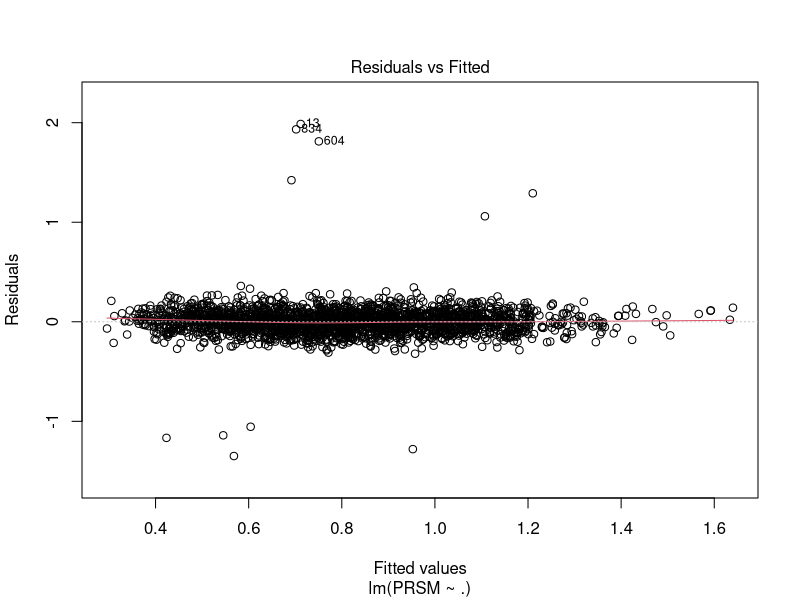
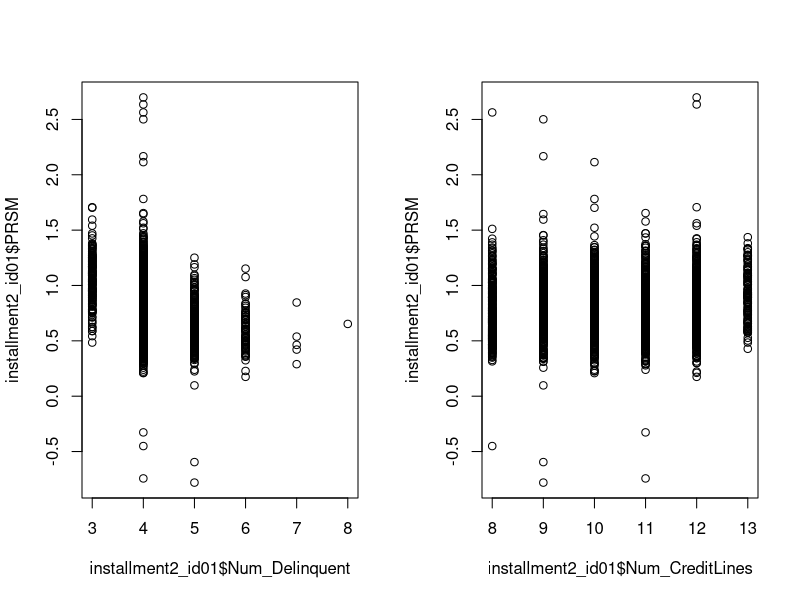
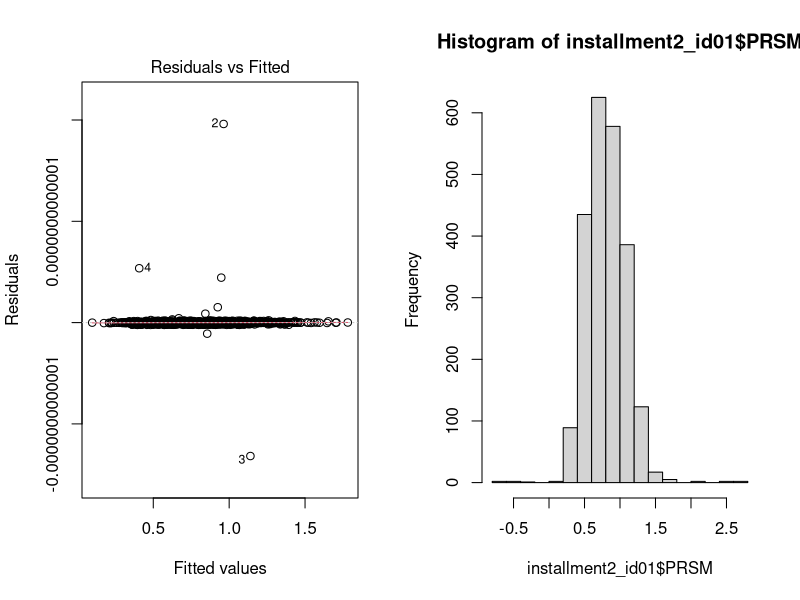
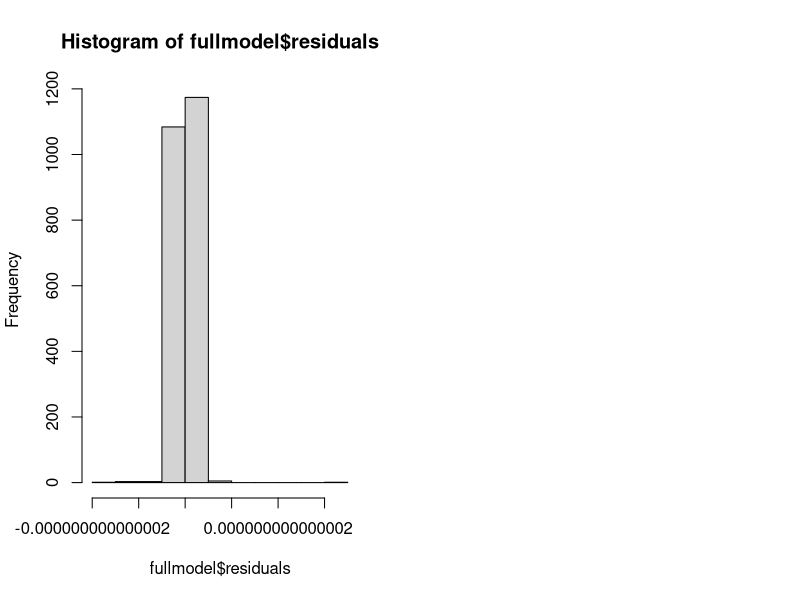

R code for these plots, in order: (Note: this script raises an error after producing the figures.)
## ---- chunk 1
#| label: setup
#| echo: false
#| warning: false

library(dplyr)
options(scipen = 999)
## ---- chunk 2
installment2_id01 <- read.csv("installment2_id01.csv")
str(installment2_id01)
summary(installment2_id01)

# make NAICS, WomanOwned, FICO categorical variables
# add the chance of delinquency
installment2_id01 = installment2_id01 %>%
  mutate(NAICS = as.factor(NAICS),
         WomanOwned = as.factor(WomanOwned),
         FICO = case_when(
           (300 <= FICO)&(FICO <= 579) ~ "Poor",
           (580 <= FICO)&(FICO <= 669) ~ "Fair",
           (670 <= FICO)&(FICO <= 739) ~ "Good",
           (740 <= FICO)&(FICO <= 799) ~ "Very Good",
           (800 <= FICO)&(FICO <= 850) ~ "Excellent",
         ),
         p_delinquent = Num_Delinquent/Num_CreditLines)

model = lm(PRSM ~. , data = installment2_id01)
installment2_id01$residual=residuals(model)

plot(model,1) # observed 11 outliers whose residuals >= 1 or <= -1



table(installment2_id01$FICO)

table(installment2_id01$NAICS)

par(mfrow=c(1,2))
plot(installment2_id01$Num_Delinquent, installment2_id01$PRSM)
plot(installment2_id01$Num_CreditLines, installment2_id01$PRSM)

## ---- chunk 3
# remove 11 outliers observed in the plot (abs(residual)>=1)
installment2_id01_clean = installment2_id01 %>% 
  filter(abs(residual)<=1) # clean data (use this!!)

model_clean = lm(PRSM ~. , data = installment2_id01_clean) 

plot(model_clean,1)

## ---- chunk 4
str(installment2_id01)
fullmodel <- lm(PRSM ~ ., data = installment2_id01)
summary(fullmodel)

stepmodel <- step(fullmodel)
summary(stepmodel)

stress_model <- lm(PRSM ~ Stress, data = installment2_id01)
summary(stress_model)
## ---- chunk 5
#plot(installment2_id01[,c("PRSM", "TotalAmtOwed", "Volume",
#                          "Stress", "Num_Delinquent", "Num_CreditLines",
#                          "Months")])
#plot(log(installment2_id01$Months), installment2_id01$PRSM)
#plot(installment2_id01$NAICS, as.numeric(installment2_id01$PRSM))
#plot(fullmodel)
# y: assumptions on residuals. cant compare AIC etc
# x: linearity, outlier
constant <- abs(min(installment2_id01$PRSM)) + 0.01
fullmodel_shifted <- lm(PRSM + constant ~ ., data = installment2_id01)
library(MASS)
# maybe try log
hist(installment2_id01$PRSM)
hist(fullmodel$residuals)
boxcox(fullmodel_shifted, lambda = seq(-2, 2, 0.1))
library(car)
#crPlots(fullmodel)
#boxTidwell(PRSM + constant ~ TotalAmtOwed + Volume + Stress,
#           data = installment2_id01)
#plot(installment2_id01$PRSM, installment2_id01$FICO)
transformedmodel <- lm(PRSM ~ TotalAmtOwed + Volume + FICO + Stress,
           data = installment2_id01)
summary(transformedmodel)
